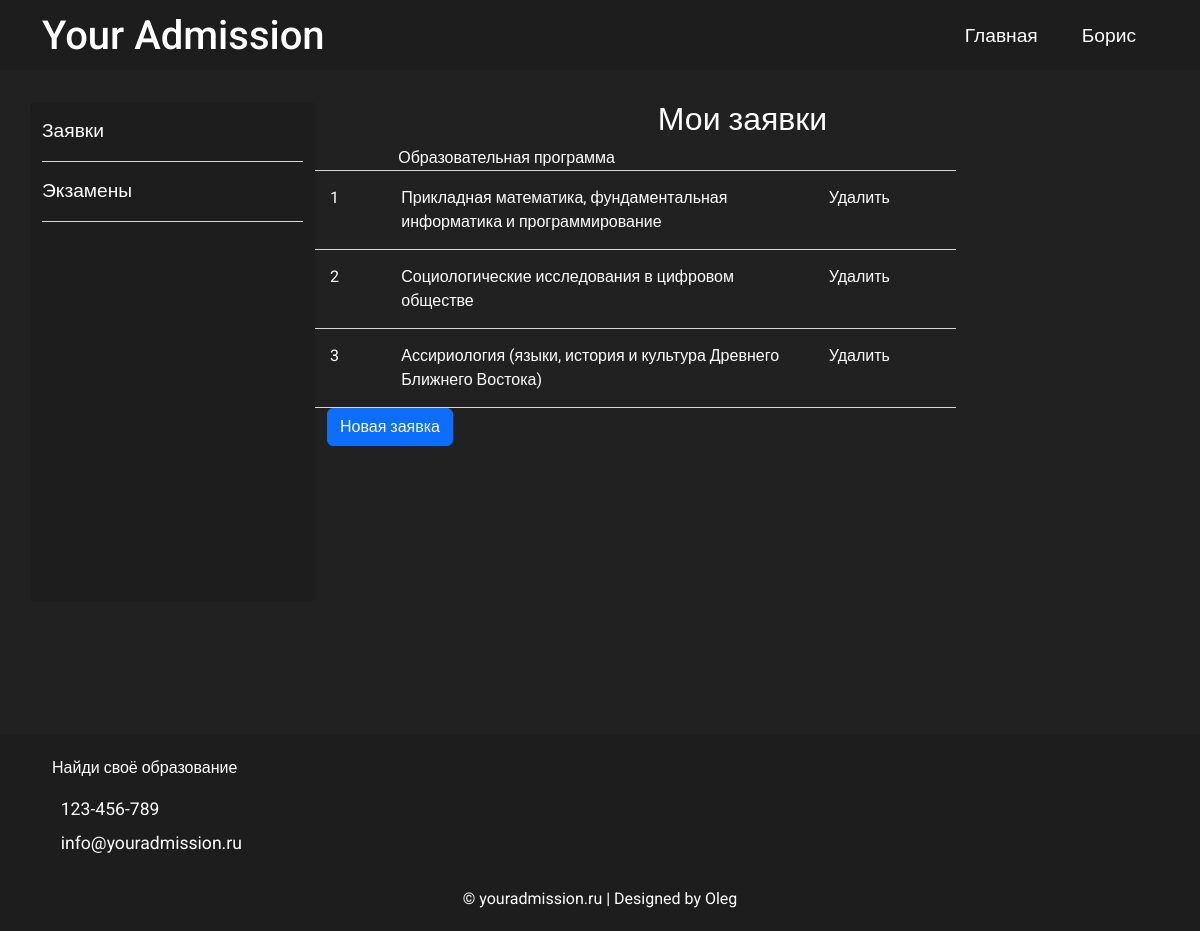
The page /EnrolleeSite/user/userapplications/index.php (signed in) on the database its author committed.
### tables this page shows
CREATE TABLE `program_enrollee` (
  `enrollee_id` int NOT NULL,
  `program_id` int NOT NULL
);

CREATE TABLE `programs` (
  `id` int NOT NULL,
  `name_program` varchar(100) NOT NULL,
  `department_id` int DEFAULT NULL,
  `student_amount` int NOT NULL
);

### EnrolleeSite/app/database/db.php (called while the page is built, shortened)
<?php
require 'connect.php';
function dbCheckError($query){
    $errInfo = $query->errorInfo();
    return true;
}
function getUserApplications($enrollee_id){
    global $pdo;
    $sql = "select program_enrollee.program_id, programs.name_program
            from program_enrollee join programs
            on program_enrollee.program_id = programs.id
            and program_enrollee.enrollee_id = $enrollee_id";
    $query = $pdo->prepare($sql);
    $query->execute();
    return $query->fetchAll();
}

### EnrolleeSite/app/controllers/useractions.php (called while the page is built, shortened)
<?php
include SITE_ROOT . "/app/database/db.php";
$submitted_applications = getUserApplications($_SESSION['id']);

### EnrolleeSite/user/userapplications/index.php (the view, shortened to what this page needs)
<?php
    include "../../app/controllers/useractions.php";
?>
<!doctype html>
<html lang="ru">
  <head>
    <link href="https://cdn.jsdelivr.net/npm/bootstrap@5.2.2/dist/css/bootstrap.min.css" rel="stylesheet">
    <link rel="stylesheet" href="../../assets/css/admin.css">
  </head>
  <body>
<?php include("../../app/include/header.php"); ?>
<div class="container">
    <div class="row">
        <?php include "../../app/include/sidebar-user.php"; ?>
        <div class="applications col-9">
            <div class="row title-table">
                <h2>Мои заявки</h2>
                <div class="col-1"></div>
                <div class="col-6">Образовательная программа</div>
                <div class="col-2"></div>
            </div>
            <?php foreach ($submitted_applications as $key => $submitted_application): ?>
              <div class="row application">
                <div class="col-1"><?=$key + 1; ?></div>
                <div class="col-6"><?=$submitted_application['name_program']; ?></div>
                <div class="col-2"><a href="index.php?del_prog=<?=$submitted_application['name_program']; ?>">Удалить</a></div>
              </div>
            <?php endforeach; ?>
            <div class="col-12">
                <a href="create.php" class="btn btn-primary">Новая заявка</a>
            </div>
        </div>
    </div>
</div>
<?php include("../../app/include/footer.php"); ?>
  </body>
</html>

### EnrolleeSite/assets/css/admin.css (style rules this page uses)
* { font-family: 'Roboto', sans-serif; }
html, h1, h2, h3, h4, h5, h6, li { color: #ffffff; }
body { background: #212121; }
.applications { margin-top: 30px; color: #fff; }
.applications h2 { text-align: center; }
.applications .title-table div { border-bottom: 1px solid #d6d6d6; }
.applications .application div { padding: 15px; border-bottom: 1px solid #d6d6d6; }
.applications a { color: #fff; text-decoration: none; }

### rows shown on the page
program_enrollee: program.name_program "Прикладная математика, фундаментальная информатика и программирование"
program_enrollee: program.name_program "Социологические исследования в цифровом обществе"
program_enrollee: program.name_program "Ассириология (языки, история и культура Древнего Ближнего Востока)"

### other values the page prints
$_SESSION['firstName'] "Борис"
